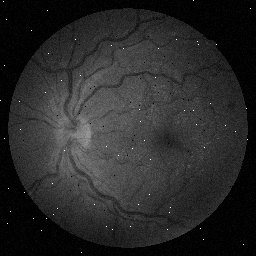
#> input picture HW3/retina_image.jpg, 256 x 256 px
$ python HW3_9733023_Code_Q03.py
#> lines starting #> are read from the running program, lines starting #| are printed output that depends on the picture
'''
___OVERVIEW___
CODE FOR QUESTION 3 - HW 3

___SUMMARY___
Noise reduction with avg and median filters
Intensity transformations: for contrast manipulation or image thresholding
Power-Law (Gamma) Transformation


___AUTHOR___
Amirhossein Daraie — 9733023

___DATE___
18/April/2021
29/01/1400

'''

'''
Intensity transformations:
1. Image Negatives (Linear)
    s = L-1-r
    r: initial intensity level
    s: final intensity level
2. Log Transformations
    s = clog(1+r)
    c: scaling constant given by 255/(log (1 + m))
    m: maximum pixel value in image
    * maps a narrow range of low-intensity input values to a wide range of output values
3. Power-Law (Gamma) Transformations
    s = cr^(gamma)
    our eyes perceive images in a gamma-shaped curve, whereas cameras capture images in a linear fashion.
    it prevents bleaching or darkening of images when viewed from different types of monitors
4. Piecewise-Linear Transformation Functions
'''

import numpy as np
import matplotlib.pyplot as plt
import cv2
import os
import matplotlib.image as mpimg # to read image


def filter(image ,mode="averaging", size=3, padding=1, stride=1):

    image = np.pad(image, [(padding, padding), (padding, padding)], mode='symmetric')

    kernel_height, kernel_width = (size,size)
    padded_height, padded_width = image.shape

    output_height = (padded_height - kernel_height) // stride + 1
    output_width = (padded_width - kernel_width) // stride + 1

    new_image = np.zeros((output_height, output_width)).astype(np.float32)

    if mode == "averaging" :
        kernel = np.ones((size,size))/size**2
        for y in range(0, output_height):
            for x in range(0, output_width):
                new_image[y][x] = np.sum(image[y * stride:y * stride + kernel_height,
                                                x * stride:x * stride + kernel_width] * kernel).astype(np.float32)

    elif mode == "median":
        kernel = np.ones((size,size))
        for y in range(0, output_height):
            for x in range(0, output_width):
                new_image[y][x] = np.median(image[y * stride:y * stride + kernel_height,
                                                x * stride:x * stride + kernel_width]).astype(np.float32)

    elif mode == "laplacian":
        kernel = np.array([[-1,-1,-1 ],
                           [-1,8,-1],
                           [-1,-1,-1]])
        for y in range(0, output_height):
            for x in range(0, output_width):
                new_image[y][x] = np.sum(image[y * stride:y * stride + kernel_height,
                                                x * stride:x * stride + kernel_width] * kernel).astype(np.float32)

    return new_image


################################################################
##### Part 1
################################################################

# load image
image = cv2.imread("retina_image.jpg", flags=cv2.IMREAD_GRAYSCALE)
#> image is the input picture: shape (256, 256); min 0, max 255, mean 40.7
# apply filters
avg3x3 = filter(image, mode='averaging')
#> in filter, `image = np.pad(image, [(padding, padding), (padding, padding)], mode='..`:
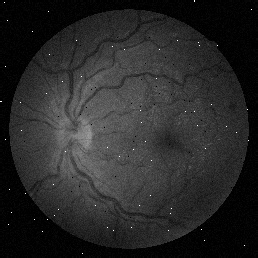
#> image: shape (258, 258); min 0, max 255, mean 40.1
med3x3 = filter(image, mode='median')
#> in filter (call 2), `new_image = np.zeros((output_height, output_width)).astype(np.float32)`: new_image: shape (256, 256) float32; every value is 0

# fig, ax = plt.subplots(1,3,figsize=(6,3))
# st = fig.suptitle("Average and Median", fontsize="x-large")

# ax[0].title.set_text('original')
# ax[0].imshow(image,vmin=image.min(),vmax=image.max(), cmap='gray', interpolation='nearest')

# ax[1].title.set_text('averaging (3x3)')
# ax[1].imshow(avg3x3,vmin=avg3x3.min(),vmax=avg3x3.max(), cmap='gray', interpolation='nearest')

# ax[2].title.set_text('median (3x3)')
# ax[2].imshow(med3x3,vmin=med3x3.min(),vmax=med3x3.max(), cmap='gray', interpolation='nearest')

# for axi in ax.ravel():
#     axi.axis('off')
# plt.tight_layout()
# # plt.savefig('9733023-3_image1.png', bbox_inches='tight')
# plt.show()


################################################################
##### Part 2
################################################################

def gamma_transformation(image, gamma=1.2):
    """Power-Law (Gamma) Transformations
    s = cr^(gamma)
    our eyes perceive images in a gamma-shaped curve, whereas cameras capture images in a linear fashion.
    it prevents bleaching or darkening of images when viewed from different types of monitors

    Args:
        image (numpy 8bit image): Input image
        gamma (float, optional): gamma value can be 0.1, 0.5, 1.2, 2.2, etc. Defaults to 1.2.

    Returns:
        numpy 8bit image: Gamma corrected output
    """
#> called with gamma = 0.667
    gamma_corrected = np.array(255*(image / 255) ** gamma, dtype = 'uint8')
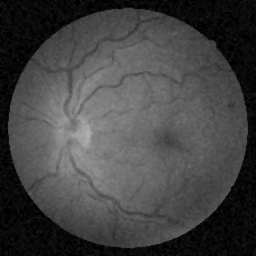
#> gamma_corrected: shape (256, 256); min 0, max 177, mean 66.5
    return gamma_corrected

gamma_corr = gamma_transformation(med3x3,gamma=2/3)

# fig, ax = plt.subplots(1,2,figsize=(6,4))
# st = fig.suptitle("Gamma corrected image", fontsize="x-large")

# ax[0].title.set_text('original')
# ax[0].imshow(med3x3,vmin=med3x3.min(),vmax=med3x3.max(), cmap='gray', interpolation='nearest')

# ax[1].title.set_text('output $γ=2/3$')
# ax[1].imshow(gamma_corr,vmin=gamma_corr.min(),vmax=gamma_corr.max(), cmap='gray', interpolation='nearest')

# for axi in ax.ravel():
#     axi.axis('off')
# plt.tight_layout()
# # plt.savefig('9733023-3_image2.png', bbox_inches='tight')
# plt.show()

################################################################
##### Part 3
################################################################

lap = filter(gamma_corr,mode='laplacian')
#> call 3 of filter, with mode = 'laplacian', size = 3, padding = 1, stride = 1
#> after the loop in filter (call 3), `for y in range(0, output_height):`:
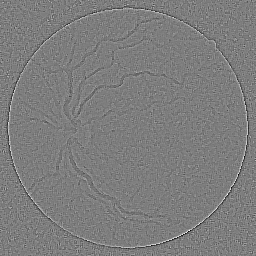
#> new_image: shape (256, 256) float32; min -279, max 288, mean 0; drawn with min black and max white
gamma_corr2 = gamma_transformation(lap,gamma=1/3)
#> call 2 of gamma_transformation, with gamma = 0.333
#> in gamma_transformation (call 2), `gamma_corrected = np.array(255*(image / 255) ** gamma, dtype = 'uint8')`:
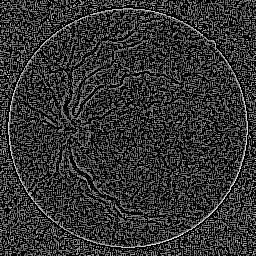
#> gamma_corrected: shape (256, 256); min 0, max 253, mean 49.9

# fig, ax = plt.subplots(1,3,figsize=(7,3))
# st = fig.suptitle("Gamma corrected image", fontsize="x-large")

# ax[0].title.set_text('gamma_corr')
# ax[0].imshow(gamma_corr,vmin=gamma_corr.min(),vmax=gamma_corr.max(), cmap='gray', interpolation='nearest')

# ax[1].title.set_text('laplacian')
# ax[1].imshow(lap,vmin=lap.min(),vmax=lap.max(), cmap='gray', interpolation='nearest')

# ax[2].title.set_text('output $γ=1/3$')
# ax[2].imshow(gamma_corr2,vmin=gamma_corr2.min(),vmax=gamma_corr2.max(), cmap='gray', interpolation='nearest')

# for axi in ax.ravel():
#     axi.axis('off')
# plt.tight_layout()
# plt.savefig('9733023-3_image3.png', bbox_inches='tight')
# plt.show()

################################################################
##### Part 4
################################################################

tsteps = np.arange(-2,2,0.01)
gamma_corr = gamma_corr.astype(float)

def frames_to_video(inputpath='./frames-to-video',outputpath='.',fps=24):
    image_array = []
    files = [f for f in os.listdir(inputpath) if os.path.isfile(os.path.join(inputpath, f))]
    files.sort(key = lambda x: int(float(x[5:-4])))
    for i in range(len(files)):
        img_path = inputpath + '/' + files[i]
        img = mpimg.imread(img_path)
        size =  (img.shape[1],img.shape[0])
        img = cv2.resize(img,size)
        image_array.append(img)

    fourcc = cv2.VideoWriter_fourcc(*'DIVX')
    out = cv2.VideoWriter(outputpath,cv2.VideoWriter_fourcc('m', 'p', '4', 'v'), 25, size)
    print(len(image_array))
    for i in range(len(image_array)):
        out.write(image_array[i])
    cv2.destroyAllWindows()
    out.release()

### generate and save frames of video
# [11 lines of commented-out code are left out]

### generate video from frames
# [4 lines of commented-out code are left out]
